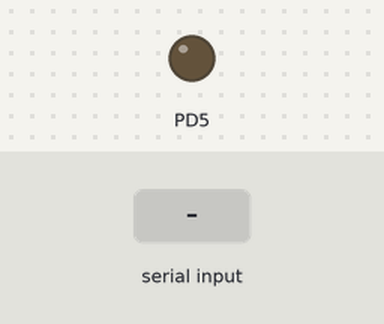
Simulated run of this program. Board: ATmega328P, built with avr-gcc and emulated at 16 MHz. Shown: output pins drawn as LEDs (lit = HIGH). The test bench sets the inputs (shaded band). What the program prints to the serial monitor is not drawn.

Above: at 1.2 s.
1.3 s: "90,45\n" received over Serial
At 1.6 s:
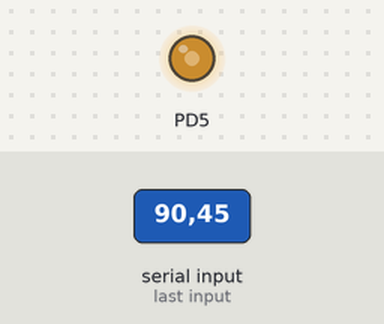
2.8 s: "30,150\n" received over Serial
At 4.0 s:
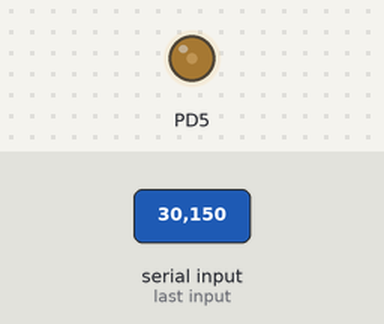
4.3 s: "90\n" received over Serial
At 5.1 s:
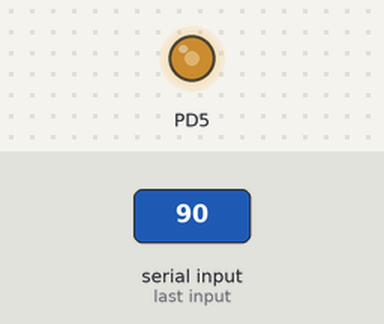
Timing chart, 0 to 7.3 s (numbered marks = the images above; inputs shaded):
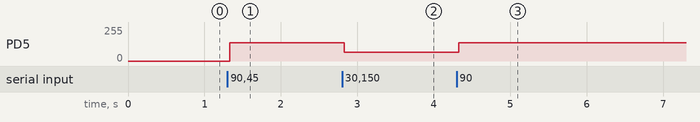

The program:

main.c
```c
/*
 * Lab1E_AVR_Generate.c
 *
 * Created: 2019/2/19 3:32:41
 * Author : ZRZ-default
 */

#include <avr/io.h>
#include <string.h>

#define  F_CPU 16000000
#define  BAUD 9600
#define  UBRR ((F_CPU/(16L * BAUD)) - 1)

#define PRESCALER 256
#define F_PWM 500
#define PWM_CACL ((F_CPU/(F_PWM * PRESCALER)) - 1)

void init();
void USART_Transmit(char data);
unsigned char USART_Receive(void);
void USART_ReceiveNSendBackCapital(void);

int main(void)
{

	unsigned char readyString[] = "Received pulse number: ";
	unsigned char resultString[] = "Width of the pulse is: ";
	unsigned int pulse_width = 0;
	unsigned char buf;
	unsigned char width;
	init();

    /* Replace with your application code */
    while (1)
    {
		pulse_width = 0;
		while(pulse_width < 10) {
			buf = USART_Receive();
			if(buf >= '0' && buf <= '9') {
				pulse_width = pulse_width * 10 + buf - '0';
			}
		}

		for(int i=0;i<strlen(readyString);i++)
		{
			USART_Transmit(readyString[i]);
		}

		USART_Transmit(pulse_width / 10 + '0');
		USART_Transmit(pulse_width % 10 + '0');
		USART_Transmit(' ');


		OCR0B=pulse_width-1;
		 // code for measure pulse width
		pulse_width = 0;
    }
}


void init(){
	// usart init
	UCSR0B=(1<<TXEN0)|(1<<RXEN0);// Transmitter Enable and Receiver Enable
	UCSR0C=(1<<UCSZ01)|(1<<UCSZ00);// 8-bit character
	UBRR0=UBRR;//9600 Baud rate

	// pwm init
	TCCR0A=(1<<COM0B1)|(1<<WGM01)|(1<<WGM00);
	// COM0A1, COM0A0, COM0B1 and COM0B0 control the behavior of the OCOA (PD6) and OCOB(PD5) pins
	// These pins can be controlled from the Output Compare Registers (OCR0A/OCR0B)
	// WGM02, WGM01, WGM00 = 1,1,1 -> Fast PWM, TOP is OCRA,
	TCCR0B=(1<<WGM02)|(1<<CS02);

	OCR0A=PWM_CACL; //500Hz PWM
	OCR0B=0; //No duty Cycle at the beginning
	DDRD=(1<<5); //PD5 (OC0B) output
}


void USART_Transmit(char data) {
	while( !( UCSR0A & (1<<UDRE0)) );
	UDR0 = data;
}

unsigned char USART_Receive(void){
	while( !( UCSR0A & (1<<RXC0)) );
	return UDR0;
}
```

Measured:
- after the input at 1.3 s, PD5: 0/255 → 136/255 at once
- after the input at 2.8 s, PD5: 136/255 → 64/255 at once
- after the input at 4.3 s, PD5: 64/255 → 136/255 at once
